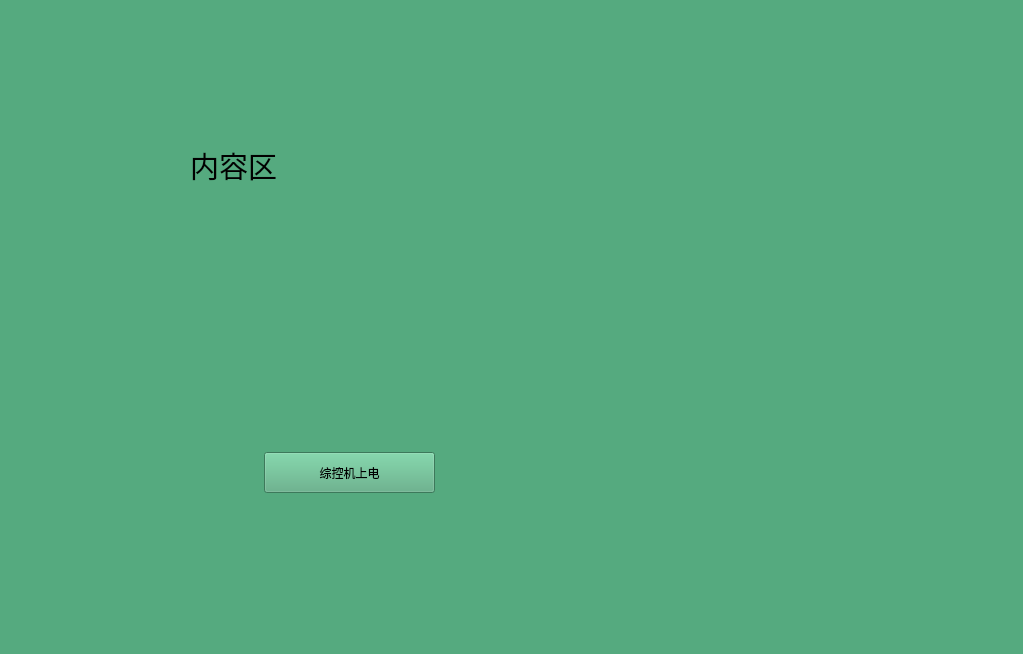
<?xml version="1.0" encoding="UTF-8"?>
<ui version="4.0">
 <class>CenterOperate</class>
 <widget class="QWidget" name="CenterOperate">
  <property name="geometry">
   <rect>
    <x>0</x>
    <y>0</y>
    <width>1023</width>
    <height>654</height>
   </rect>
  </property>
  <property name="windowTitle">
   <string>Form</string>
  </property>
  <property name="styleSheet">
   <string notr="true">background-color: rgb(85, 170, 127);</string>
  </property>
  <widget class="QLabel" name="label_2">
   <property name="geometry">
    <rect>
     <x>190</x>
     <y>150</y>
     <width>91</width>
     <height>31</height>
    </rect>
   </property>
   <property name="font">
    <font>
     <family>SimSun-ExtB</family>
     <pointsize>22</pointsize>
    </font>
   </property>
   <property name="text">
    <string>内容区</string>
   </property>
  </widget>
  <widget class="QPushButton" name="pushButton">
   <property name="geometry">
    <rect>
     <x>264</x>
     <y>452</y>
     <width>171</width>
     <height>41</height>
    </rect>
   </property>
   <property name="text">
    <string>综控机上电</string>
   </property>
  </widget>
 </widget>
 <resources>
  <include location="controlcommand.qrc"/>
 </resources>
 <connections/>
</ui>
